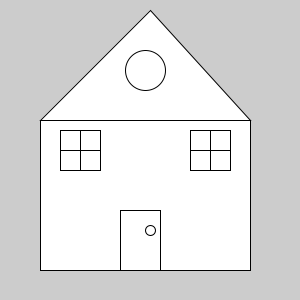
Frame 1 (no input)
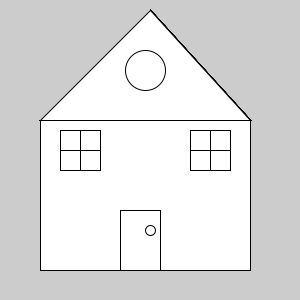
Frame 60 (the mouse pressed at the canvas centre just before this capture)
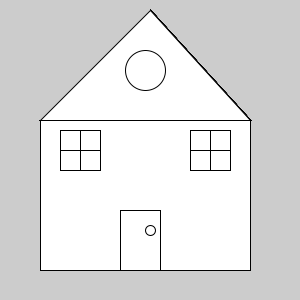
Frame 120 (the mouse held since frame 60 and released just before this capture)

The Processing sketch that drew these frames (run headless with seeded random() and noise(); from frame 60 on, the mouse is pressed at the canvas centre):

// Processing sketch: processing_182562
// ── processing_182562.pde

int counter;

void setup() {
size (300,300);
}

void draw() {
rect(40,120,210,150);
triangle(40,120,150,10,250,120);
rect(60,130,40,40);
rect(190,130,40,40); 
rect(120,210,40,60);
rect(60,130,20,20);
rect(80,150,20,20);
rect(190,130,20,20);
rect(210,150,20,20);
ellipse(145,70,40,40);
ellipse(150,230,10,10);

 
}
